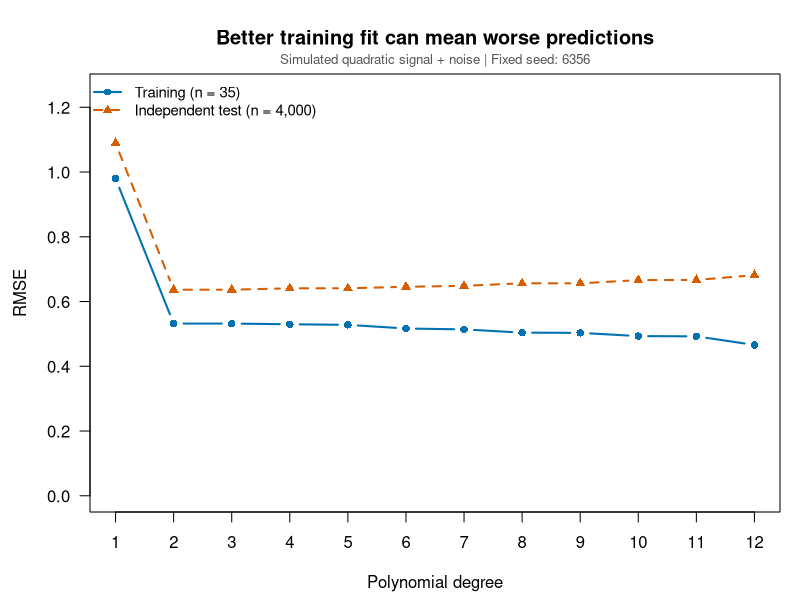

Generate this figure with R:
# Reproduce from the website root: Rscript scripts/assignment5-overfitting.R
# Base R only. Independent noisy samples from the same quadratic process.
set.seed(6356)
train <- data.frame(x = seq(-1, 1, length.out = 35))
train$y <- 1 + 2 * train$x - 3 * train$x^2 + rnorm(nrow(train), sd = 0.6)
test <- data.frame(x = runif(4000, -1, 1))
test$y <- 1 + 2 * test$x - 3 * test$x^2 + rnorm(nrow(test), sd = 0.6)
degrees <- 1:12
errors <- t(vapply(degrees, function(d) {
  fit <- lm(y ~ poly(x, degree = d), data = train)
  c(training = sqrt(mean(residuals(fit)^2)),
    test = sqrt(mean((test$y - predict(fit, newdata = test))^2)))
}, numeric(2)))
dir.create("images", showWarnings = FALSE)
png("images/assignment5-overfitting.png", width = 1500, height = 850, res = 180)
par(mar = c(4.4, 4.5, 3.7, 1), las = 1, family = "sans")
matplot(degrees, errors, type = "b", pch = c(16, 17), lty = c(1, 2),
        col = c("#0072B2", "#D55E00"), lwd = 2, xaxt = "n",
        xlab = "Polynomial degree", ylab = "RMSE",
        ylim = c(0, max(errors) * 1.15),
        main = "Better training fit can mean worse predictions")
axis(1, at = degrees)
legend("topleft", legend = c("Training (n = 35)", "Independent test (n = 4,000)"),
       col = c("#0072B2", "#D55E00"), pch = c(16, 17), lty = c(1, 2),
       lwd = 2, bty = "n", cex = 0.9)
mtext("Simulated quadratic signal + noise | Fixed seed: 6356", side = 3,
      line = 0.3, cex = 0.8, col = "#555555")
invisible(dev.off())
print(data.frame(degree = degrees, errors), row.names = FALSE)
# This test set illustrates generalization; do not use it for model selection
# and then claim the selected model's test error is an unbiased final estimate.
